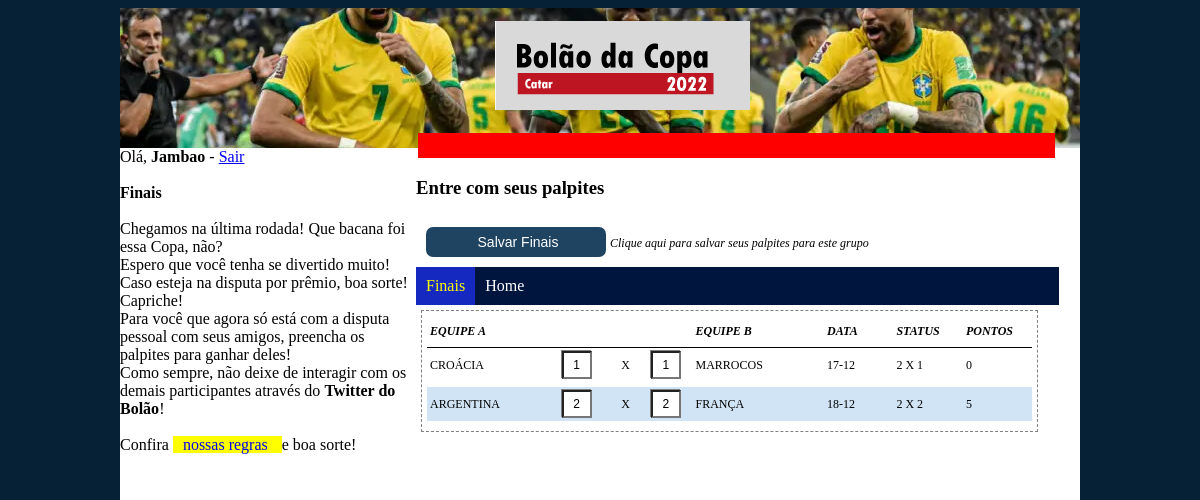
/kb_copa_mundo/codebase-copa-anterior/codebase-antigo-thin/codebase-antigo/l-group.php (signed in), run on the app's committed database.
### tables this page shows
CREATE TABLE IF NOT EXISTS `bets` (
  `USERID` int(11) DEFAULT NULL,
  `GAME_ID` int(11) DEFAULT NULL,
  `SCORE_A` int(11) DEFAULT NULL,
  `SCORE_B` int(11) DEFAULT NULL,
  `BET_POINTS` int(11) DEFAULT NULL,
  KEY `Index 1` (`USERID`)
);

CREATE TABLE IF NOT EXISTS `master` (
  `GAME_ID` int(11) DEFAULT NULL,
  `PHASE_ID` char(2) DEFAULT NULL,
  `TEAM_A` char(50) DEFAULT NULL,
  `TEAM_B` char(50) DEFAULT NULL,
  `SCORE_A` int(11) DEFAULT NULL,
  `SCORE_B` int(11) DEFAULT NULL,
  `GAME_DATE` date DEFAULT NULL,
  `GAME_STATUS` int(11) DEFAULT NULL
);

### kb_copa_mundo/codebase-copa-anterior/codebase-antigo-thin/codebase-antigo/action/l-showbets.php (the view, shortened to what this page needs)
<?php
$dbservername = "localhost";
$dbusername = "root";
$dbpassword = "";
$dbname = "cup2018";
$conn = new mysqli($dbservername, $dbusername, $dbpassword, $dbname);
$sql = "SELECT MASTER.GAME_ID, MASTER.PHASE_ID, MASTER.GAME_DATE, MASTER.TEAM_A, MASTER.TEAM_B,
			BETS.SCORE_A, BETS.SCORE_B, MASTER.GAME_STATUS,
			IF(MASTER.GAME_STATUS = 1, CONCAT(MASTER.SCORE_A, ' X ', MASTER.SCORE_B) , ' N/A ') AS GAME_RESULT,
			BETS.BET_POINTS FROM MASTER, BETS  WHERE MASTER.GAME_ID = BETS.GAME_ID AND BETS.USERID = " . $_SESSION["userid"] . " AND MASTER.PHASE_ID = 'L' ORDER BY MASTER.PHASE_ID, MASTER.GAME_ID";
	echo "<table border=1 cellspacing='1' cellpadding='3'>";
	echo "<tr>";
	echo "<th class='o-col-352px'>EQUIPE A";
	echo "</th>";
	echo "<th class='o-col-44px'>&nbsp";
	echo "</th>";
	echo "<th class='o-col-44px'>&nbsp";
	echo "</th>";
	echo "<th class='o-col-44px'>&nbsp";
	echo "</th>";
	echo "<th class='o-col-352px'>EQUIPE B";
	echo "</th>";
	echo "<th class='o-col-132px'>DATA";
	echo "</th>";
	echo "<th class='o-col-132px'>STATUS";
	echo "</th>";
	echo "<th class='o-col-132px'>PONTOS";
	echo "</th>";
	echo "</tr>";
	echo "<tr>";
$result = $conn->query($sql);
if ($result->num_rows > 0) {
	 while($row = $result->fetch_array(MYSQLI_ASSOC)){
			echo "<tr>";
				echo "<td class='o-col-352px'>". utf8_encode($row["TEAM_A"]). "</td>";
				$fieldnameA = "txtJogo". utf8_encode($row["GAME_ID"]) . "PlacarA";
				$fieldnameB = "txtJogo". utf8_encode($row["GAME_ID"]) . "PlacarB";
				echo "<td class='o-col-44px'>". "<input type='text' maxlength=2 class= 'o-inputscore'  size=1 name='". $fieldnameA . "' value='".utf8_encode($row["SCORE_A"]) ."' />" .  "</td>";
				echo "<td class='o-col-44px'><center>". "X". "</center></td>";
				echo "<td class='o-col-44px'>". "<input type='text' class= 'o-inputscore' maxlength=2 size=1 name='". $fieldnameB . "' value='".utf8_encode($row["SCORE_B"]) ."' />" .  "</td>";
				echo "<td class='o-col-352px'>". utf8_encode($row["TEAM_B"]). "</td>";
				$formateddate = new DateTime($row["GAME_DATE"]);
				echo "<td class='o-col-132px'>". $formateddate->format('d-m') . "</td>";
				echo "<td class='o-col-132px'>". utf8_encode($row["GAME_RESULT"]). "</td>";
				echo "<td class='o-col-132px'>". utf8_encode($row["BET_POINTS"]). "</td>";
			echo "</tr>";
	 }
 }
else{
	echo "nothing...";
}
	echo "</table>";
?>

### kb_copa_mundo/codebase-copa-anterior/codebase-antigo-thin/codebase-antigo/css/global.css (style rules this page uses)
.o-col-44px { width: 30px; }
.o-col-132px { width: 50px; }
.o-col-352px { width: 100px; }
.o-inputscore { font-size: 12px; height: 22px; width: 22px; box-shadow: -1px -1px gray; text-align: center; color: black; }
table { border-style: dashed; table-layout: fixed; border-width: 1px; border-spacing: 0; margin-top: 5px; margin-left: 5px; width: 96%; padding: 5px 5px 5px 5px; font-size: 12px; }
tr:nth-child(even) { background-color: #D0E4F5; }
tr:nth-child(odd) { background-color: white; }
th { border-style: solid; border-width: 1px; border-color: black; border-left: none; border-right: none; border-top: none; height: 25px; text-align: left; font-style: italic; font-weight: bold; }
td { border-style: solid; border-width: 5px; border-color: white; border-left: none; border-right: none; border-top: none; height: 25px; }

### data on the page
bets: GAME_ID.TEAM_A "CROÁCIA", txtJogo63PlacarA "1", txtJogo63PlacarB "1", GAME_ID.TEAM_B "MARROCOS", GAME_ID.GAME_DATE "17-12", GAME_RESULT "2 X 1", BET_POINTS "0"
bets: GAME_ID.TEAM_A "ARGENTINA", txtJogo64PlacarA "2", txtJogo64PlacarB "2", GAME_ID.TEAM_B "FRANÇA", GAME_ID.GAME_DATE "18-12", GAME_RESULT "2 X 2", BET_POINTS "5"

### other printed values
$_SESSION["userlogged"] "Jambao"
